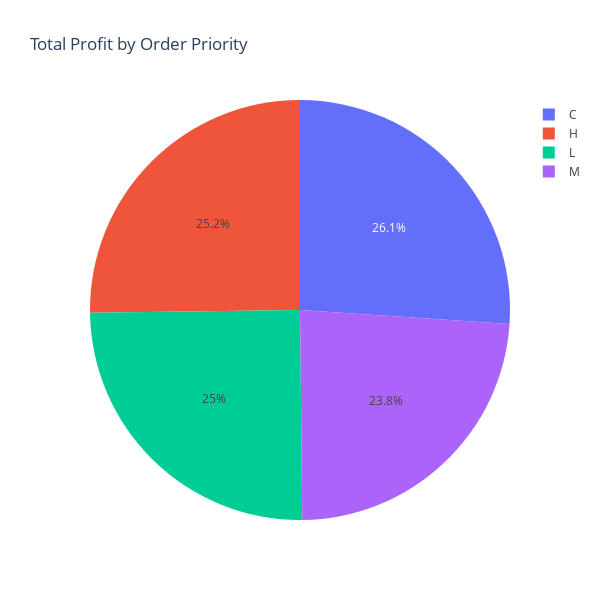

Notebook source saved alongside this figure:
### Markdown cell above
## Data Visualization📊

### Code cell
priority_profit = sales.groupby("Order Priority")["Total Profit"].sum().sort_values(ascending=False).reset_index()



fig = px.pie(

    priority_profit,
    names = 'Order Priority',
    values = 'Total Profit',
    title = 'Total Profit by Order Priority',

    hover_data=['Total Profit'],

)
fig.update_layout(
    width=600,   # Adjust the width
    height=600   # Adjust the height
)

fig.show()

### Figure 1 — Plotly figure (JSON) as saved in the notebook; plotly's stock layout.template omitted (floating-point values rounded to 4 significant figures)
{"data": [{"customdata": [[1029000000.0], [995800000.0], [986500000.0], [939200000.0]], "domain": {"x": [0, 1], "y": [0, 1]}, "hovertemplate": "Order Priority=%{label}<br>Total Profit=%{customdata[0]}<extra></extra>", "labels": ["C", "H", "L", "M"], "legendgroup": "", "name": "", "showlegend": true, "type": "pie", "values": [1029000000.0, 995800000.0, 986500000.0, 939200000.0]}], "layout": {"height": 600, "legend": {"tracegroupgap": 0}, "title": {"text": "Total Profit by Order Priority"}, "width": 600}}
